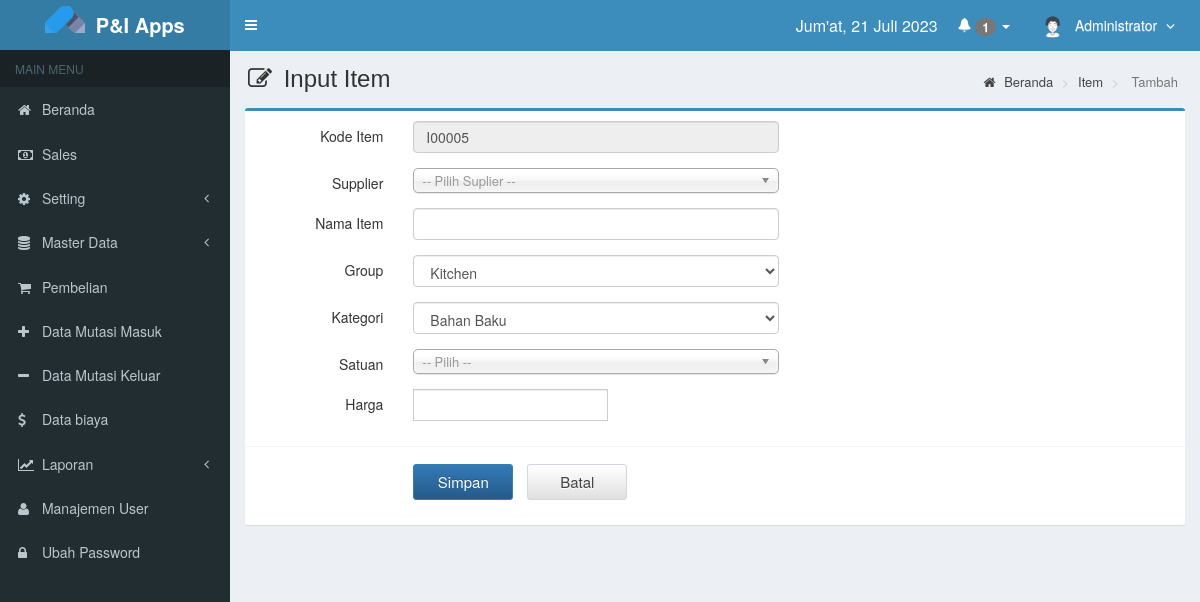
Screenshot of /main.php?module=form_part&form=add (signed in) with the database file from the repository.
### tables this page shows
CREATE TABLE `is_users` (
  `id_user` int(3) NOT NULL AUTO_INCREMENT,
  `resto` varchar(50) DEFAULT NULL,
  `username` varchar(50) NOT NULL,
  `nama_user` varchar(50) NOT NULL,
  `password` varchar(50) NOT NULL,
  `email` varchar(50) DEFAULT NULL,
  `telepon` varchar(13) DEFAULT NULL,
  `foto` varchar(100) DEFAULT NULL,
  `hak_akses` enum('Super Admin','Manajer','Gudang','Finance','Purchasing') NOT NULL,
  `hari_reminder` int(11) NOT NULL DEFAULT 0,
  `status` enum('aktif','blokir') NOT NULL DEFAULT 'aktif',
  `created_at` timestamp NOT NULL DEFAULT current_timestamp() ON UPDATE current_timestamp(),
  `updated_at` timestamp NULL DEFAULT NULL ON UPDATE current_timestamp(),
  PRIMARY KEY (`id_user`),
  KEY `level` (`hak_akses`)
);

### config/fungsi.php (called while the page is built, shortened)
<?php
function tglIndonesia($str){
  $tr   = trim($str);
  $str    = str_replace(array('Sun', 'Mon', 'Tue', 'Wed', 'Thu', 'Fri', 'Sat', 'January', 'February', 'March', 'April', 'May', 'June', 'July', 'August', 'September', 'October', 'November', 'December'), array('Minggu', 'Senin', 'Selasa', 'Rabu', 'Kamis', 'Jum\'at', 'Sabtu', 'Januari', 'Februari', 'Maret', 'April', 'Mei', 'Juni', 'Juli', 'Agustus', 'September', 'Oktober', 'November', 'Desember'), $tr);
  return $str;
}
?>

### modules/part/form.php (the view, shortened to what this page needs)
 <?php
if ($_GET['form']=='add') { ?>
  <section class="content-header">
    <h1>
      <i class="fa fa-edit icon-title"></i> Input Item
    </h1>
    <ol class="breadcrumb">
      <li><a href="?module=beranda"><i class="fa fa-home"></i> Beranda </a></li>
      <li><a href="?module=part"> Item </a></li>
      <li class="active"> Tambah </li>
    </ol>
  </section>
  <section class="content">
    <div class="row">
      <div class="col-md-12">
        <div class="box box-primary">
          <form role="form" class="form-horizontal" action="modules/part/proses.php" method="POST">
			<div class="box-body">
              <?php
              $query_id = mysqli_query($mysqli, "SELECT Cast(RIGHT(kode_part,5) as int) as kode FROM is_part
                                                ORDER BY kode_part DESC LIMIT 1")
                                                or die('Ada kesalahan pada query tampil kode_part : '.mysqli_error($mysqli));
              $count = mysqli_num_rows($query_id);
              if ($count <> 0) {
                  $data_id = mysqli_fetch_assoc($query_id);
                  $kode    = $data_id['kode']+1;
              } else {
                  $kode = 1;
              }
              $buat_id   = str_pad($kode, 5, "0", STR_PAD_LEFT);
              $kode_part = "I$buat_id";
              ?>
              <div class="form-group">
                <label class="col-sm-2 control-label">Kode Item</label>
                <div class="col-sm-5">
                  <input type="text" class="form-control" name="kode_part" value="<?php echo $kode_part; ?>" readonly required>
                </div>
              </div>
              <div class="form-group">
                <label class="col-sm-2 control-label">Supplier</label>
                <div class="col-sm-5">
                </div>
              </div>
              <div class="form-group">
                <label class="col-sm-2 control-label">Nama Item</label>
                <div class="col-sm-5">
                  <input type="text" class="form-control" name="nama_part" autocomplete="off" required>
                </div>
              </div>
              <div class="form-group">
                <label class="col-sm-2 control-label">Group</label>
                <div class="col-sm-5">
                  <select class="form-control" name="group" id="group">
										<?php
										$groups = ['Kitchen', 'Bar', 'Pastry'];
										foreach ($groups as $item) {
											if ($item == $group) {
												echo "<option selected>$item</option>";
											} else {
												echo "<option>$item</option>";
											}
										}
										?>
									</select>
                </div>
              </div>
              <div class="form-group">
                <label class="col-sm-2 control-label">Kategori</label>
                <div class="col-sm-5">
                 <select class="form-control" name="kategori" id="kategori">
										<?php
										$groups = ['Bahan Baku', 'Packaging', 'Others'];
										foreach ($groups as $item) {
											if ($item == $group) {
												echo "<option selected>$item</option>";
											} else {
												echo "<option>$item</option>";
											}
										}
										?>
									</select>
                </div>
              </div>
              <div class="form-group">
                <label class="col-sm-2 control-label">Satuan</label>
                <div class="col-sm-5">
                </div>
              </div>
              <div class="form-group">
                <label class="col-sm-2 control-label">Harga</label>
                <div class="col-sm-5">
                  <div class="input-group">
                    <input type="text" class="form-control" id="harga" name="harga" autocomplete="off" required>
                  </div>
                </div>
              </div>
            </div>
            <div class="box-footer">
              <div class="form-group">
                <div class="col-sm-offset-2 col-sm-10">
                  <input type="submit" class="btn btn-primary btn-submit" name="simpan" value="Simpan">
                  <a href="?module=part" class="btn btn-default btn-reset">Batal</a>
                </div>
              </div>
            </div>
          </form>
        </div>
      </div>
    </div>
  </section>
<?php
}
?>

### top-menu.php (shortened to what this page needs)
<?php
require_once "config/database.php";
require_once "config/fungsi.php";
?>
<div style="height: auto; color: white;padding: 14px 0px 0px 0px;float: left;font-size: 16px;">
    <span style="margin-right:5px"><?php echo tglIndonesia(date('D, d F Y')); ?></span>
</div>
<?php if($_SESSION['hak_akses']=='Super Admin') : ?>
<li class="dropdown">
    <?php
        $date = new DateTime();
        $date->modify('-' . 3 . ' day');
        $query = mysqli_query($mysqli, "SELECT kode_request, jatuh_tempo, sum(qty*harga) AS jumlah FROM is_part_req WHERE jatuh_tempo<='" . $date->format('Y-m-d') . "' AND status_bayar='Unpaid' GROUP BY kode_request") or die('Kesalahan menampilkan notif jatuh tempo: ' . mysqli_error($mysqli));
    ?>
    <a class="dropdown-toggle" type="button" id="dropdownMenu1" data-toggle="dropdown" aria-haspopup="true" aria-expanded="true" href="#">
        <i class="glyphicon glyphicon-bell"></i>
        <span class="badge badge-primary"><?php echo mysqli_num_rows($query)?></span>
        <span class="caret"></span>
    </a>
</li>
<?php endif; ?>
<?php
$query = mysqli_query($mysqli, "SELECT id_user, nama_user, foto, hak_akses FROM is_users WHERE id_user='$_SESSION[id_user]'")
                                or die('Ada kesalahan pada query tampil Manajemen User: '.mysqli_error($mysqli));
$data = mysqli_fetch_assoc($query);
?>
<li class="dropdown user user-menu">
  <a href="#" class="dropdown-toggle" data-toggle="dropdown">
  <?php
  if ($data['foto']=="") { ?>
    <img src="images/user/user-default.png" class="user-image" alt="User Image"/>
  <?php
  }
  else { ?>
    <img src="images/user/<?php echo $data['foto']; ?>" class="user-image" alt="User Image"/>
  <?php
  }
  ?>
	<span class="hidden-xs"><?php echo $data['nama_user']; ?> <i style="margin-left:5px" class="fa fa-angle-down"></i></span>
  </a>
</li>

### assets/css/style.css (style rules this page uses)
.form-horizontal .control-label { margin-bottom: 0; padding-top: 5px; text-align: right; }
label { display: inline-block; font-size: 14px; font-weight: 400; margin-bottom: 5px; max-width: 100%; }
.form-control { background-color: #fff; background-image: none; border: 1px solid #ccc; border-radius: 4px; box-shadow: 0 1px 1px rgba(0, 0, 0, 0.075) inset; color: #555; display: block; font-size: 14px; height: 32px; line-height: 1.42857; padding: 6px 12px; transition: border-color 0.15s ease-in-out 0s, box-shadow 0.15s ease-in-out 0s; width: 100%; }
.btn-default { background-color: #fff; border-color: #d2d6de; color: #444; }
.content-header { padding: 15px 18px 0; position: relative; }
.content-header > .breadcrumb { background: transparent none repeat scroll 0 0; border-radius: 2px; float: right; font-size: 13px; margin-bottom: 0; margin-top: 0; padding: 7px 12px; position: absolute; right: 10px; top: 15px; }
.btn-submit { width: 100px; margin-top: 7px; margin-right: 10px; font-size: 15px; }
.btn-reset { width: 100px; margin-top: 7px; font-size: 15px; }
.icon-title { margin-right: 5px; }
body { background-color: #fff; color: #333; font-size: 14px; line-height: 1.45; }

### rows the page displays
is_users: foto (picture), nama_user "Administrator"

### other values shown
mysqli_num_rows($query) "1"
form field group "Kitchen"
form field kategori "Bahan Baku"
